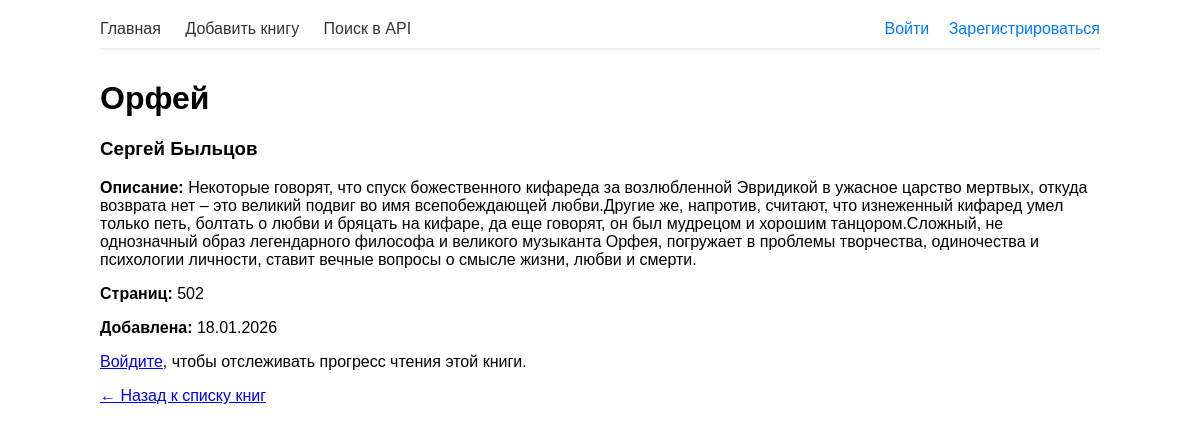
Screenshot of /book/1/ with the database file from the repository.
### books/models.py (models this page shows, shortened)
class Book(models.Model):
    title = models.CharField(max_length=200)
    author = models.CharField(max_length=100)
    pages = models.IntegerField(default=0)
    description = models.TextField(blank=True, default='')
    created = models.DateTimeField(auto_now_add=True)
    user = models.ForeignKey(User, on_delete=models.CASCADE)
    genres = models.ManyToManyField(Genre, blank=True)

### books/views.py (the view)
# urls.py: path('book/<int:book_id>/', views.book_detail, name='book_detail'),
def book_detail(request, book_id):
    book = get_object_or_404(Book, id=book_id)
    progress = None
    if request.user.is_authenticated and request.user == book.user:
        try:
            progress = Reading.objects.get(book=book)
        except Reading.DoesNotExist:
            pass
    return render(request, 'book_detail.html', {'book': book, 'progress': progress})

### books/templates/book_detail.html (shortened to what this page needs)
{% extends 'base.html' %}
{% block content %}
<h1>{{ book.title }}</h1>
<h3>{{ book.author }}</h3>
{% if book.description and book.description != 'Описание отсутствует' %}
    <p><strong>Описание:</strong> {{ book.description }}</p>
{% endif %}
{% if book.pages > 0 %}
    <p><strong>Страниц:</strong> {{ book.pages }}</p>
{% endif %}
<p><strong>Добавлена:</strong> {{ book.created|date:"d.m.Y" }}</p>
{% if user.is_authenticated and user == book.user %}
    <h2>Мой прогресс</h2>
    {% if progress %}
        <p><strong>Текущий статус:</strong>
            {% if progress.status == 'want' %}Хочу прочитать{% endif %}
            {% if progress.status == 'reading' %}Читаю{% endif %}
            {% if progress.status == 'done' %}Прочитано{% endif %}
        </p>
        {% if progress.rating > 0 %}
            <p><strong>Моя оценка:</strong> {{ progress.rating }}/5</p>
        {% endif %}
        {% if progress.updated %}
            <p><strong>Обновлено:</strong> {{ progress.updated|date:"d.m.Y H:i" }}</p>
        {% endif %}
    {% endif %}
    <form method="post" action="{% url 'update_reading' book.id %}">
        {% csrf_token %}
        <label>Статус:</label><br>
        <select name="status">
            <option value="want" {% if progress and progress.status == 'want' %}selected{% endif %}>Хочу прочитать</option>
            <option value="reading" {% if progress and progress.status == 'reading' %}selected{% endif %}>Читаю</option>
            <option value="done" {% if progress and progress.status == 'done' %}selected{% endif %}>Прочитано</option>
        </select><br><br>
        <label>Оценка (1-5):</label><br>
        <select name="rating">
            <option value="0" {% if not progress or progress.rating == 0 %}selected{% endif %}>Нет оценки</option>
            <option value="1" {% if progress and progress.rating == 1 %}selected{% endif %}>1</option>
            <option value="2" {% if progress and progress.rating == 2 %}selected{% endif %}>2</option>
            <option value="3" {% if progress and progress.rating == 3 %}selected{% endif %}>3</option>
            <option value="4" {% if progress and progress.rating == 4 %}selected{% endif %}>4</option>
            <option value="5" {% if progress and progress.rating == 5 %}selected{% endif %}>5</option>
        </select><br><br>
        <button type="submit">Сохранить</button>
    </form>
{% elif not user.is_authenticated %}
    <p><a href="{% url 'login' %}">Войдите</a>, чтобы отслеживать прогресс чтения этой книги.</p>
{% elif user.is_authenticated and user != book.user %}
    <p>Эта книга принадлежит другому пользователю. Вы можете <a href="{% url 'add_book' %}">добавить её в свою коллекцию</a>.</p>
{% endif %}
<p><a href="{% url 'home' %}">← Назад к списку книг</a></p>
{% endblock %}

### books/templates/base.html (style rules this page uses)
body { font-family: Arial, sans-serif; max-width: 1000px; margin: 0 auto; padding: 20px; }

### rows the page displays
Book: title "Орфей", author "Сергей Быльцов", description "Некоторые говорят, что спуск божественного кифареда за возлюбленной Эвридикой в ужасное царство мертвых, откуда возврата нет – это великий подвиг во имя всепобеждающей любви.Другие же, напротив, считают, что изнеженный кифаред умел только петь, болтать о любви и бряцать на кифаре, да еще говорят, он был мудрецом и хорошим танцором.Сложный, не однозначный образ легендарного философа и великого музыканта Орфея, погружает в проблемы творчества, одиночества и психологии личности, ставит вечные вопросы о смысле жизни, любви и смерти.", pages "502", created "18.01.2026"
